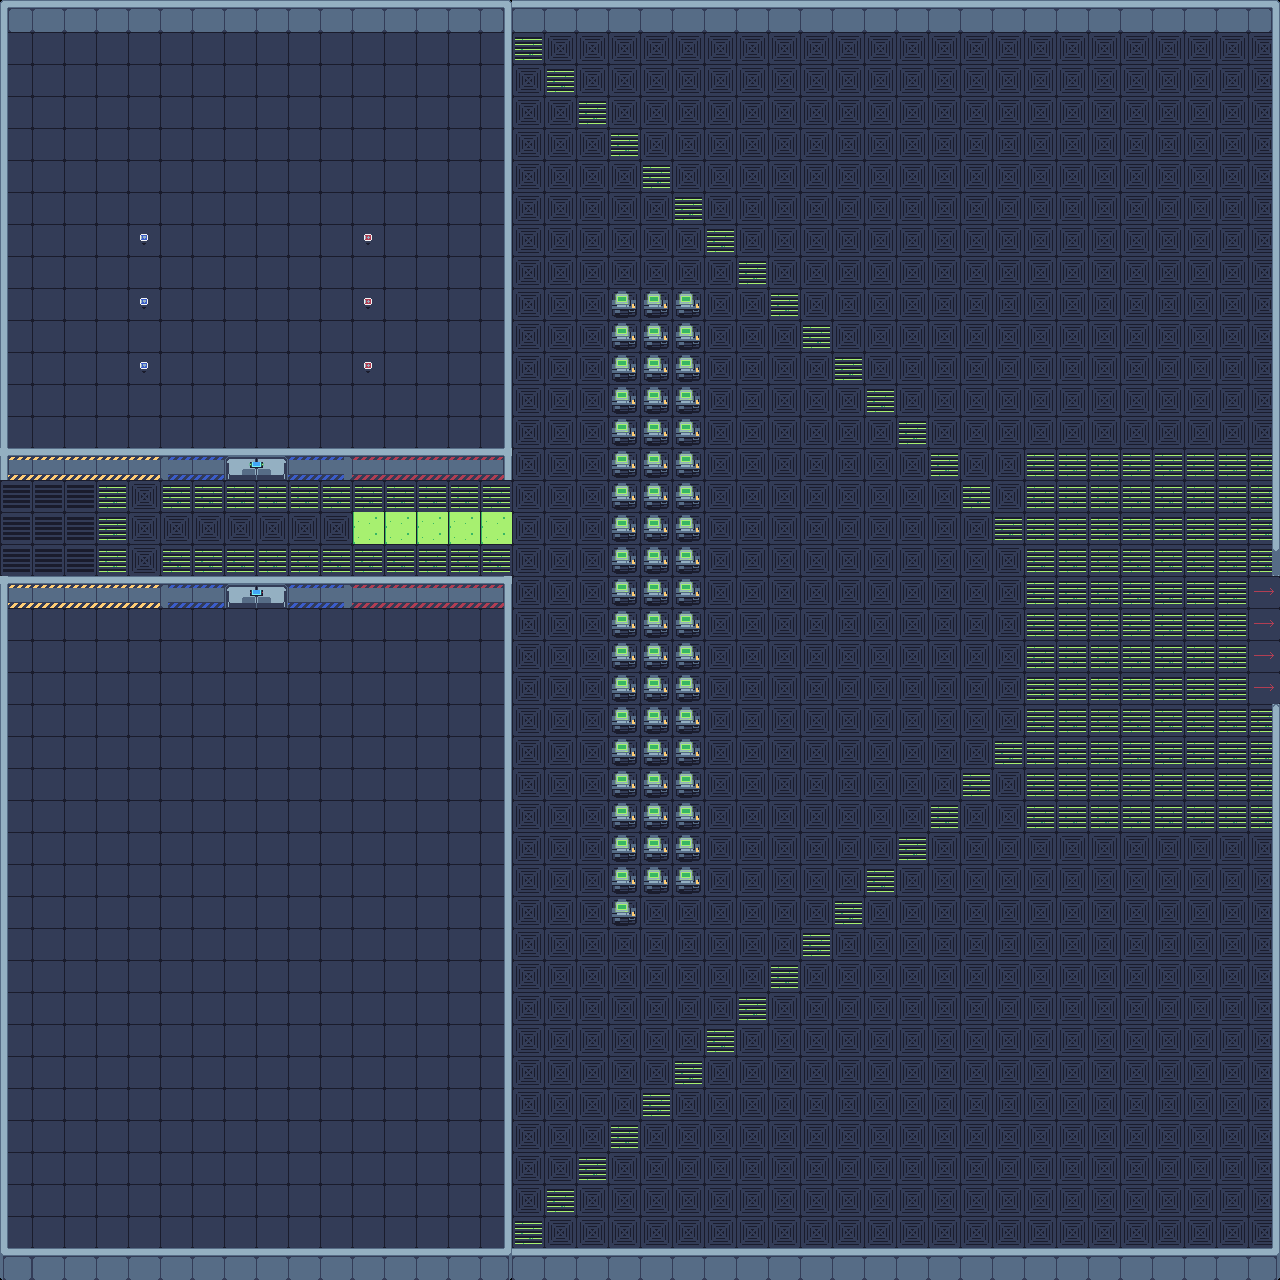

The image is a tile-based game level rendered from a .tmx file. Its description and source (layers, tilesets, objects; grid data summarised) follow:
An orthogonal 40x40 tile map with 32x32 px tiles, 3 tile layers (Boden, Wände, ItemsAndProps), 2 tilesets and 32 objects (chokePoint, grunt, cctv, shotgun, machinegun, ...).

<map version="1.10" tiledversion="1.11.0" orientation="orthogonal" renderorder="right-down" width="40" height="40" tilewidth="32" tileheight="32" infinite="0" nextlayerid="16" nextobjectid="125">
 <tileset firstgid="1" source="../TileSheets/tileset_1.tsx" />
 <tileset firstgid="852" source="../TileSheets/ItemsAndProps.tsx" />
 <layer id="2" name="Boden" width="40" height="40">
  <data>[1600 cells, 1512 non-empty, 8 distinct tile ids]</data>
 </layer>
 <layer id="1" name="Wände" width="40" height="40">
  <data>[1600 cells, 216 non-empty, 13 distinct tile ids]</data>
 </layer>
 <layer id="14" name="ItemsAndProps" width="40" height="40">
  <data>[1600 cells, 103 non-empty, 18 distinct tile ids]</data>
 </layer>
 <objectgroup id="3" name="Kollision" visible="0">
  <object id="102" x="-0.5" y="448.5" width="226.5" height="32" />
  <object id="103" x="0" y="577" width="225.5" height="29.5" />
  <object id="104" x="288" y="449" width="223" height="30.5" />
  <object id="105" x="289" y="577" width="219" height="30" />
  <object id="108" x="504" y="1.33333" width="8" height="448.667" />
  <object id="109" x="504" y="607" width="8" height="671" />
  <object id="110" x="-1" y="608" width="11" height="674" />
  <object id="111" x="-4" y="-6" width="12" height="461" />
  <object id="113" x="6" y="-5" width="504" height="36" />
  <object id="114" x="507" y="-6" width="771" height="38" />
  <object id="115" x="1270" y="31" width="36" height="544" />
  <object id="118" x="1274" y="703" width="21" height="572" />
  <object id="119" x="513" y="1247" width="766" height="29" />
  <object id="120" x="0" y="1250" width="517" height="26" />
  <object id="121" x="2" y="481" width="6" height="96" />
 </objectgroup>
 <objectgroup id="9" name="Navmesh" visible="0">
  <object id="61" x="19.2" y="38.4" width="279.167" height="236.833">
   <polygon points="0,6.4 281.6,6.4 281.6,134.4 441.6,134.4 441.6,76.8 313.6,76.8 313.6,6.4 441.6,6.4 480,6.4 684.8,6.4 889.6,6.4 934.4,6.4 1081.6,6.4 1235.2,6.4 1235.2,172.8 1235.2,281.6 1235.2,396.8 1081.6,396.8 1081.6,281.6 1081.6,172.8 1081.6,76.8 929.1,76.8 928,134.4 1049.6,134.4 1049.6,396.8 825.6,396.8 825.6,364.8 793.6,364.8 793.6,396.8 601.6,396.8 601.6,134.4 793.6,134.4 793.6,326.4 825.6,326.4 825.6,134.4 889.6,134.4 889.6,76.8 684.8,76.8 480,76.8 480,134.4 569.6,134.4 569.6,172.8 550.4,172.8 550.4,230.4 569.6,230.4 569.6,396.8 313.6,396.8 313.6,364.8 281.6,364.8 281.6,460.8 569.6,460.8 569.6,601.6 569.6,921.6 569.6,1036.8 300.8,1036.8 96,1036.8 96,1094.4 299.8,1094.4 569.6,1094.4 569.6,1120 601.6,1120 601.6,921.6 601.6,599.6 601.6,454.4 659.2,454.4 659.2,396.8 704,396.8 704,454.4 729.6,454.4 729.6,480 761.6,480 761.6,454.4 857.6,454.4 896,454.4 1068.8,454.4 1165.3,454.4 1248,454.4 1248,524.8 1164.8,524.8 1070.13,524.8 896,524.8 896,582.4 972.8,582.4 1049.6,582.4 1113.6,582.4 1181.47,582.4 1235.2,582.4 1235.2,633.6 1235.2,729.6 1235.2,825.6 1235.2,921.6 1235.2,1017.6 1235.2,1113.6 1235.2,1196.8 1184,1196.8 1113.6,1196.8 1048.8,1196.8 940.8,1196.8 895.8,1196.8 857.8,1196.8 761.6,1196.8 761.6,1113.6 761.6,1017.6 761.6,920.933 761.6,825.6 761.6,729.6 761.6,633.6 761.6,582.4 857.6,582.4 857.6,524.8 729.6,524.8 729.6,600.6 729.6,921.6 729.6,1196.8 601.6,1196.8 601.6,1171.2 569.6,1171.2 569.6,1196.8 301.8,1196.8 3.55271e-15,1196.8 3.55271e-15,1094.4 57.6,1094.4 57.6,1036.8 0,1036.8 -1.68256e-15,919.6 -6.24785e-15,601.6 -1.06581e-14,294.4 140.8,294.4 281.6,294.4 281.6,326.4 313.6,326.4 313.6,230.4 505.6,230.4 505.6,172.8 281.6,172.8 281.6,236.8 0,236.8" />
  </object>
 </objectgroup>
 <objectgroup id="13" name="Waypoints" visible="0">
  <object id="89" template="../TiledObjectTemplates/Nodes/ChokePoint.tx" type="chokePoint" x="544" y="244" />
  <object id="90" template="../TiledObjectTemplates/Nodes/ChokePoint.tx" x="480" y="152" />
  <object id="91" template="../TiledObjectTemplates/Nodes/ChokePoint.tx" x="316" y="393" />
  <object id="92" template="../TiledObjectTemplates/Nodes/ChokePoint.tx" x="96" y="1107" />
  <object id="93" template="../TiledObjectTemplates/Nodes/ChokePoint.tx" x="605" y="1196" />
  <object id="94" template="../TiledObjectTemplates/Nodes/ChokePoint.tx" x="704" y="476" />
  <object id="96" template="../TiledObjectTemplates/Nodes/ChokePoint.tx" x="929" y="148" />
  <object id="97" template="../TiledObjectTemplates/Nodes/ChokePoint.tx" x="829" y="385" />
  <object id="98" template="../TiledObjectTemplates/Nodes/ChokePoint.tx" x="897" y="610" />
 </objectgroup>
 <objectgroup id="15" name="ExitPoint">
  <object id="124" x="1278.67" y="576.667" width="34" height="126.667" />
 </objectgroup>
 <objectgroup id="12" name="Entitys" visible="0">
  <object id="47" name="Grunt" type="grunt" x="524.8" y="96">
   <point />
  </object>
  <object id="52" name="CCTV" type="cctv" x="160" y="287">
   <point />
  </object>
  <object id="49" name="Shotgun" type="shotgun" x="257.985" y="74.4397">
   <point />
  </object>
  <object id="56" name="Maschinegun" type="machinegun" x="160.818" y="74.1063">
   <point />
  </object>
  <object id="54" name="Pistol" type="pistol" x="65" y="72.5">
   <point />
  </object>
  <object id="48" name="Player" type="player" x="93.8178" y="198.061">
   <point />
  </object>
 </objectgroup>
</map>
